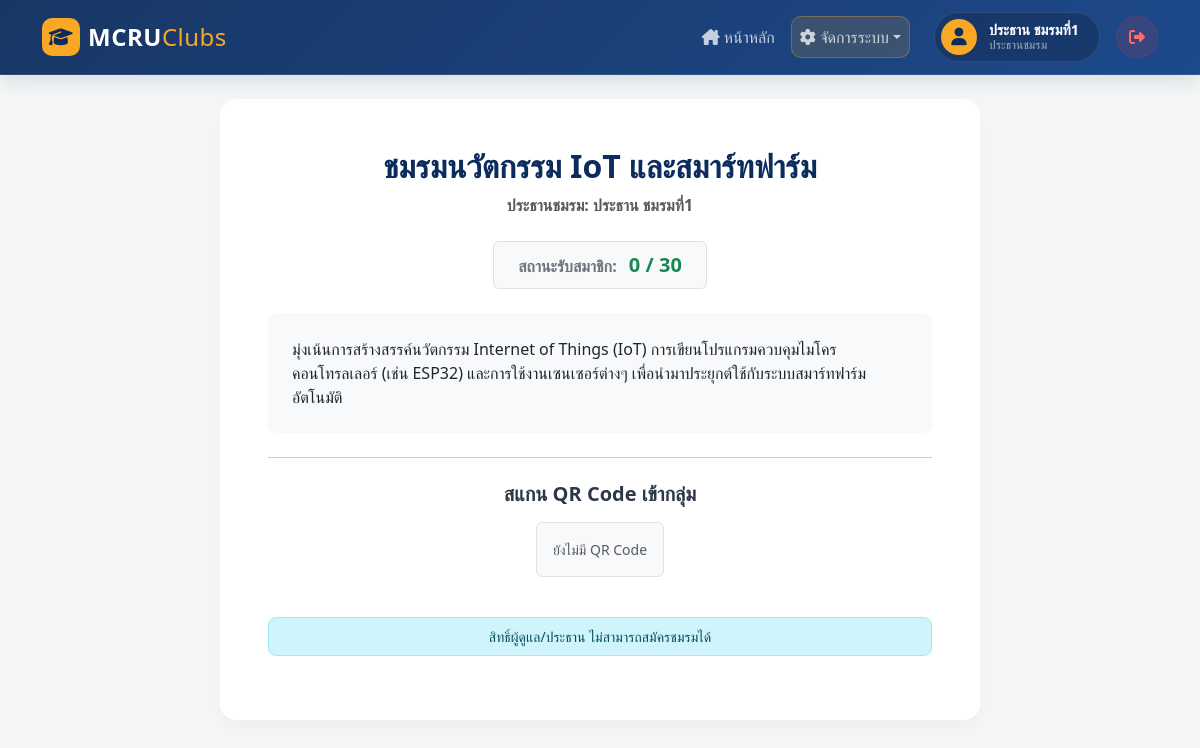
Screenshot of /club_detail.php?id=1 (signed in) with the database file from the repository.
### tables this page shows
CREATE TABLE `clubs`  (
  `id` int NOT NULL AUTO_INCREMENT COMMENT 'รหัสอ้างอิงชมรม (Primary Key)',
  `club_name` varchar(100) NOT NULL COMMENT 'ชื่อชมรม',
  `description` text NULL COMMENT 'รายละเอียด/คำอธิบายชมรม',
  `club_logo` varchar(255) NULL DEFAULT NULL COMMENT 'path หรือ URL รูปโลโก้ชมรม',
  `qr_code` varchar(255) NULL DEFAULT NULL COMMENT 'path หรือ URL QR code สำหรับสมัครเข้าชมรม',
  `max_members` int NULL DEFAULT 50 COMMENT 'จำนวนสมาชิกสูงสุดที่รับได้',
  `president_id` int NULL DEFAULT NULL COMMENT 'FK อ้างถึง users.id ผู้เป็นประธานชมรมนี้ (NULL ถ้ายังไม่มีประธาน)',
  PRIMARY KEY (`id`) USING BTREE,
  INDEX `president_id`(`president_id` ASC) USING BTREE,
  CONSTRAINT `clubs_ibfk_1` FOREIGN KEY (`president_id`) REFERENCES `users` (`id`) ON DELETE SET NULL ON UPDATE RESTRICT
);

CREATE TABLE `users`  (
  `id` int NOT NULL AUTO_INCREMENT COMMENT 'รหัสอ้างอิงผู้ใช้ (Primary Key)',
  `student_id` varchar(20) NOT NULL COMMENT 'รหัสนักศึกษา ใช้เป็น username สำหรับ login (unique)',
  `email` varchar(100) NULL DEFAULT NULL COMMENT 'อีเมลผู้ใช้งาน',
  `password` varchar(255) NOT NULL COMMENT 'รหัสผ่าน (ปัจจุบันเป็น plain text - ควร hash ก่อนใช้งานจริง)',
  `name` varchar(100) NOT NULL COMMENT 'ชื่อ-นามสกุล',
  `faculty` varchar(100) NULL DEFAULT NULL COMMENT 'คณะที่สังกัด',
  `major` varchar(100) NULL DEFAULT NULL COMMENT 'สาขาวิชา',
  `phone` varchar(20) NULL DEFAULT NULL COMMENT 'เบอร์โทรศัพท์ติดต่อ',
  `role` enum('student','president','admin') NULL DEFAULT 'student' COMMENT 'บทบาทผู้ใช้งานในระบบ',
  PRIMARY KEY (`id`) USING BTREE,
  UNIQUE INDEX `student_id`(`student_id` ASC) USING BTREE
);

### club_detail.php (the view, shortened to what this page needs)
<?php
session_start(); require 'db.php';
$club_id = isset($_GET['id']) ? intval($_GET['id']) : 0;
$stmt = $conn->prepare("SELECT c.*, u.name as pres_name, (SELECT COUNT(*) FROM applications WHERE club_id = c.id AND status='approved') as current_members FROM clubs c LEFT JOIN users u ON c.president_id = u.id WHERE c.id = ?");
$stmt->bind_param("i", $club_id); $stmt->execute(); $club = $stmt->get_result()->fetch_assoc();
$app_status = null;
$is_full = ($club['current_members'] >= $club['max_members']);
?>
<!DOCTYPE html><html lang="th"><head><meta charset="UTF-8"><title><?= htmlspecialchars($club['club_name']) ?></title>
<link href="https://cdn.jsdelivr.net/npm/bootstrap@5.3.0/dist/css/bootstrap.min.css" rel="stylesheet">
<script src="https://cdn.jsdelivr.net/npm/bootstrap@5.3.0/dist/js/bootstrap.bundle.min.js"></script><link rel="stylesheet" href="style.css"></head><body>
<?php include 'navbar.php'; ?>
<div class="container pb-5 mt-4"><div class="row justify-content-center"><div class="col-md-8 text-center card-custom p-5">
    <h2 class="text-primary-custom fw-bold mb-2"><?= htmlspecialchars($club['club_name']) ?></h2>
    <p class="text-muted fw-bold mb-4">ประธานชมรม: <?= $club['pres_name'] ? htmlspecialchars($club['pres_name']) : '<span class="text-danger">ยังไม่ระบุ</span>' ?></p>
    <div class="d-flex justify-content-center mb-4"><div class="border rounded px-4 py-2 bg-light"><span class="text-secondary fw-bold">สถานะรับสมาชิก: </span><span class="<?= $is_full ? 'text-danger' : 'text-success' ?> fs-5 fw-bold ms-2"><?= $club['current_members'] ?> / <?= $club['max_members'] ?></span></div></div>
    <p class="text-dark mb-4 text-start bg-light p-4 rounded-3"><?= nl2br(htmlspecialchars($club['description'])) ?></p>
    <hr class="my-4"><h5 class="fw-bold mb-3">สแกน QR Code เข้ากลุ่ม</h5>
    <?php if (!empty($club['qr_code']) && file_exists($club['qr_code'])): ?><img src="<?= htmlspecialchars($club['qr_code']) ?>" class="img-fluid mb-4 border rounded p-2" style="max-width: 200px;"><?php else: ?><p class="text-muted small border p-3 bg-light rounded d-inline-block">ยังไม่มี QR Code</p><?php endif; ?>
    <div class="mt-4">
        <?php if ($_SESSION['role'] === 'student'): ?>
            <?php if ($app_status === null): ?>
                <?php if ($is_full): ?><div class="alert alert-danger py-3 fw-bold rounded-3">❌ ชมรมนี้สมาชิกเต็มแล้ว ไม่สามารถสมัครได้</div>
                <?php else: ?><form action="apply.php" method="POST"><input type="hidden" name="club_id" value="<?= $club['id'] ?>"><button type="submit" class="btn-primary-custom w-100 py-3 fs-5">สมัครเข้าชมรมนี้</button></form><?php endif; ?>
            <?php elseif ($app_status === 'pending'): ?><div class="alert alert-warning py-3 fw-bold rounded-3">⏳ คุณได้ส่งคำขอแล้ว รอการอนุมัติ</div>
            <?php elseif ($app_status === 'approved'): ?><div class="alert alert-success py-3 fw-bold rounded-3">✅ คุณเป็นสมาชิกชมรมนี้แล้ว</div>
            <?php else: ?><div class="alert alert-danger py-3 fw-bold rounded-3">❌ คำขอสมัครถูกปฏิเสธ</div><?php endif; ?>
        <?php else: ?><div class="alert alert-info py-2 rounded-3 small">สิทธิ์ผู้ดูแล/ประธาน ไม่สามารถสมัครชมรมได้</div><?php endif; ?>
    </div>
</div></div></div></body></html>

### style.css (style rules this page uses)
:root { --primary-blue: #0b2c5c; --primary-hover: #071d3d; --accent-gold: #f9a826; --bg-light: #f4f7f6; --text-dark: #2d3748; }
body { background-color: var(--bg-light); font-family: "Segoe UI", Tahoma, Geneva, Verdana, sans-serif; color: var(--text-dark); }
.card-custom { border: none; border-radius: 16px; box-shadow: 0 10px 20px rgba(0, 0, 0, 0.03); transition: 0.3s; background: #ffffff; overflow: hidden; }
.text-primary-custom { color: var(--primary-blue) !important; }

### rows the page displays
clubs: club_name "ชมรมนวัตกรรม IoT และสมาร์ทฟาร์ม", president.name "ประธาน ชมรมที่1", max_members "30", description "มุ่งเน้นการสร้างสรรค์นวัตกรรม Internet of Things (IoT) การเขียนโปรแกรมควบคุมไมโครคอนโทรลเลอร์ (เช่น ESP32) และการใช้งานเซนเซอร์ต่างๆ เพื่อนำมาประยุกต์ใช้กับระบบสมาร์ทฟาร์มอัตโนมัติ"

### other values shown
$_SESSION['name'] "ประธาน ชมรมที่1"
$club['current_members'] "0"
